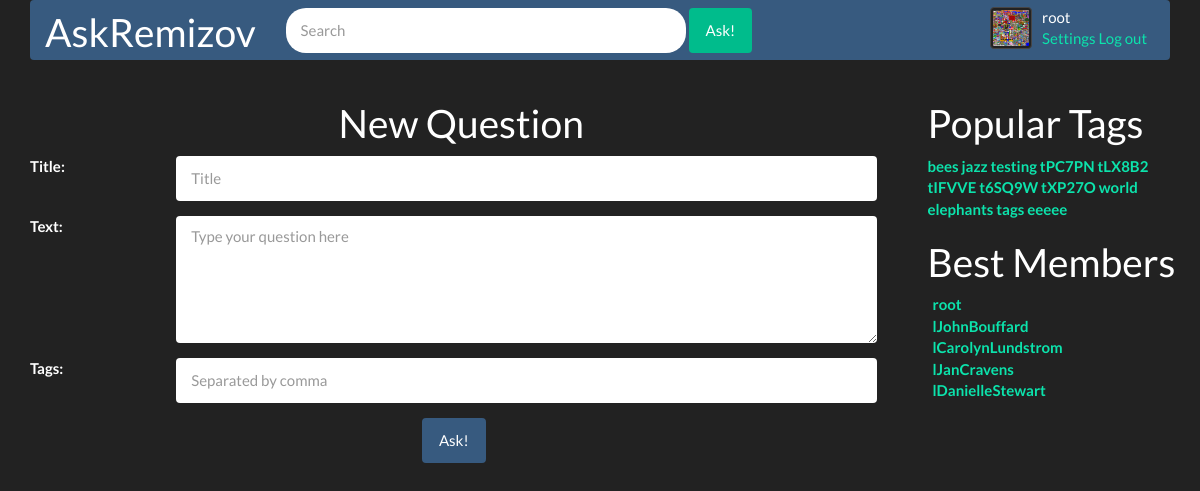
The app's page /question/ask (signed in) with its own data.
### questions/models.py (models this page shows, shortened)
class Profile(models.Model):
    user = models.OneToOneField(User, on_delete=models.CASCADE)
    rating = models.IntegerField(default=0)
    avatar = models.ImageField(upload_to='%Y/%m/%d/', default='avatar.png')
    objects = ProfileManager()

class Tag(models.Model):
    text = models.CharField(max_length=MAX_TAG_LENGTH)
    objects = TagManager()

### questions/views.py (the view)
@csrf_protect
@login_required
def ask_view(request):
    if request.method == 'POST':
        form = QuestionForm(request.POST)
        if form.is_valid():
            tags = map(lambda s: s.strip(), form.cleaned_data['tags'].split(','))
            tags = [s for s in tags if s != '']
            q = Question(author=Profile.objects.get(user=request.user),
                         title=form.cleaned_data['title'],
                         body=form.cleaned_data['text'],)
            q.save()
            for i in range(len(tags)):
                tag = Tag.objects.get_or_create(text=tags[i])[0]
                q.tags.add(tag)
            q.save()
            return HttpResponseRedirect(reverse('answers', kwargs={'question_id': str(q.id)}))
    else:
        form = QuestionForm()
    return render(request, 'questions/ask.html', {
                  'best_members': get_best_members(),
                  'popular_tags': Tag.objects.get_popular(16),
                  'ask_form': form,
                  })

### questions/forms.py (shortened to what this page needs)
class QuestionForm(forms.Form):
    title = forms.CharField(label='Title', min_length=5, max_length=128)
    text = forms.CharField(label='Text', widget=forms.Textarea(), min_length=8, max_length=2048)
    tags = forms.CharField(label='Tags', required=False, min_length=0, max_length=128)

### questions/models.py (called while the page is built)
    def get_popular(self, number):
        return Tag.objects.annotate(num_questions=Count('question')).order_by('-num_questions')[:number]

### questions/templatetags/extra_filters.py (called while the page is built)
@register.filter(name='add_css')
def add_css(value, arg):
    strings = arg.split(',')
    d = {string.split('=')[0]: string.split('=')[1] for string in strings}
    return value.as_widget(attrs=d)

### questions/views.py (called while the page is built)
def get_best_members():
    return User.objects.order_by('profile__rating')[:5]

### templates/questions/ask.html (shortened to what this page needs)
{% load static %}
{% load extra_filters %}
<!DOCTYPE html>
<html lang="en">
<head>
	<link href="{% static "bootstrap/css/darkly_bootstrap.css" %}" type="text/css" rel="stylesheet">
</head>
<body class="container">
	{% include 'questions/navbar.html' %}
	<div class="row">
		<div class="col-sm-9 left_side">
			<div class="row">
				<center>
					<h1 class="header">New Question</h1>
				</center>
			</div>
			<form action="" method="post">
			<div class="form-group row">
				<div class="col-sm-2 col-form-label">
					{{ ask_form.title.label_tag }}
				</div>
				<div class="col-sm-10">
					{{ ask_form.title|add_css:'class=form-control,placeholder=Title' }}
				</div>
			</div>
			<div class="form-group row">
				<div class="col-sm-2 col-form-label">
					{{ ask_form.text.label_tag }}
				</div>
				<div class="col-sm-10">
					{{ ask_form.text|add_css:'class=form-control,rows=5,placeholder=Type your question here' }}
				</div>
			</div>
			<div class="form-group row">
				<div class="col-sm-2 col-form-label">
					{{ ask_form.tags.label_tag }}
				</div>
				<div class="col-sm-10">
					{{ ask_form.tags|add_css:'class=form-control,placeholder=Separated by comma' }}
				</div>
			</div>
			<center><button type="submit" class="btn btn-primary">Ask!</button></center>
			</form>
		</div>
		<div class="col-sm-3" id="right_side">
			{% include 'questions/popular_tags.html' %}
			{% include 'questions/best_members.html' %}
		</div>
	</div>
</body>
</html>

### templates/questions/navbar.html (shortened to what this page needs)
{% load static %}
<nav class="navbar navbar-default nav">
        <div class="container-fluid">
            <div class="navbar-header"">
                <a class="navbar-brand" href="/question">
                    <h1>AskRemizov</h1>
                </a>
            </div>
            <div class="collapse navbar-collapse" id="bs-example-navbar-collapse-1">
                <form class="navbar-form navbar-left">
                    <div class="form-group">
                        <input type="text" class="form-control" placeholder="Search" id="nav_search">
                    </div>
                    <a href="{% url 'ask' %}" class="btn btn-success">
                        Ask!
                    </a>
                </form>
                <div class="navbar-right" id="avatar_navbar">
                    <div class="navbar-left">
                        <div class="navbar_img">
                            <a href="settings.html">
                            {% if user.is_authenticated %}
                                <img alt="72x72" src="{{ user.profile.avatar.url }}" class="img-thumbnail">
                            {% endif %}
                            </a>
                        </div>
                    </div>
                    <div class="navbar-right">
                        {% if user.is_authenticated %}
                            {{ user.username }}
                            <br>
                            <a href="{% url 'settings' %}">Settings</a>
                            <a href="{% url 'logout' %}?continue={{ request.path }}">Log out</a>
                        {% else %}
                            <a href="{% url 'login' %}?continue={{ request.path }}">Log in</a>
                            <a href="{% url 'signup' %}?continue={{ request.path }}">Sign up</a>
                        {% endif %}
                    </div>
                </div>
            </div>
        </div>
    </nav>

### templates/questions/popular_tags.html
<div class="row">
	<h1>Popular Tags</h1>
</div>
<div align="left" class="row">
	{% for tag in popular_tags %}
		<a href="/question/tag/{{ tag.id }}"><b>
			{{ tag.text }}
		</b></a>
	{% endfor %}
</div>

### templates/questions/best_members.html
<div class="row">
    <h1>Best Members</h1>
</div>
<ul class="best_members">
    {% for member in best_members %}
        <li><a><b> {{ member.username }} </b></a></li>
    {% endfor %}
</ul>

### templates/questions/ask.html (style rules this page uses)
.navbar-brand { margin-top: -30px; }
.header { padding-left: 15px; display: inline-block; }
.navbar_img { width:42px; height:42px; margin-right:10px; }
#avatar_navbar { margin:7px 8px 0px 0px; }
li { list-style-type: none; }
ul { padding-left: 0px; margin-left: -10px; }
#nav_search { width: 400px; border-radius: 20px; }
#right_side { padding-left:50px; }

### records on screen
Tag: text "bees"
Tag: text "jazz"
Tag: text "testing"
Tag: text "tPC7PN"
Tag: text "tLX8B2"
Tag: text "tIFVVE"
Tag: text "t6SQ9W"
Tag: text "tXP27O"
Tag: text "world"
Tag: text "elephants"
Tag: text "tags"
Tag: text "eeeee"

### other values on screen
{{ user.username }} "root"
{{ ask_form.title.label_tag }} "Title:"
{{ ask_form.text.label_tag }} "Text:"
{{ ask_form.tags.label_tag }} "Tags:"
{{ member.username }} "root"
{{ member.username }} "lJohnBouffard"
{{ member.username }} "lCarolynLundstrom"
{{ member.username }} "lJanCravens"
{{ member.username }} "lDanielleStewart"
